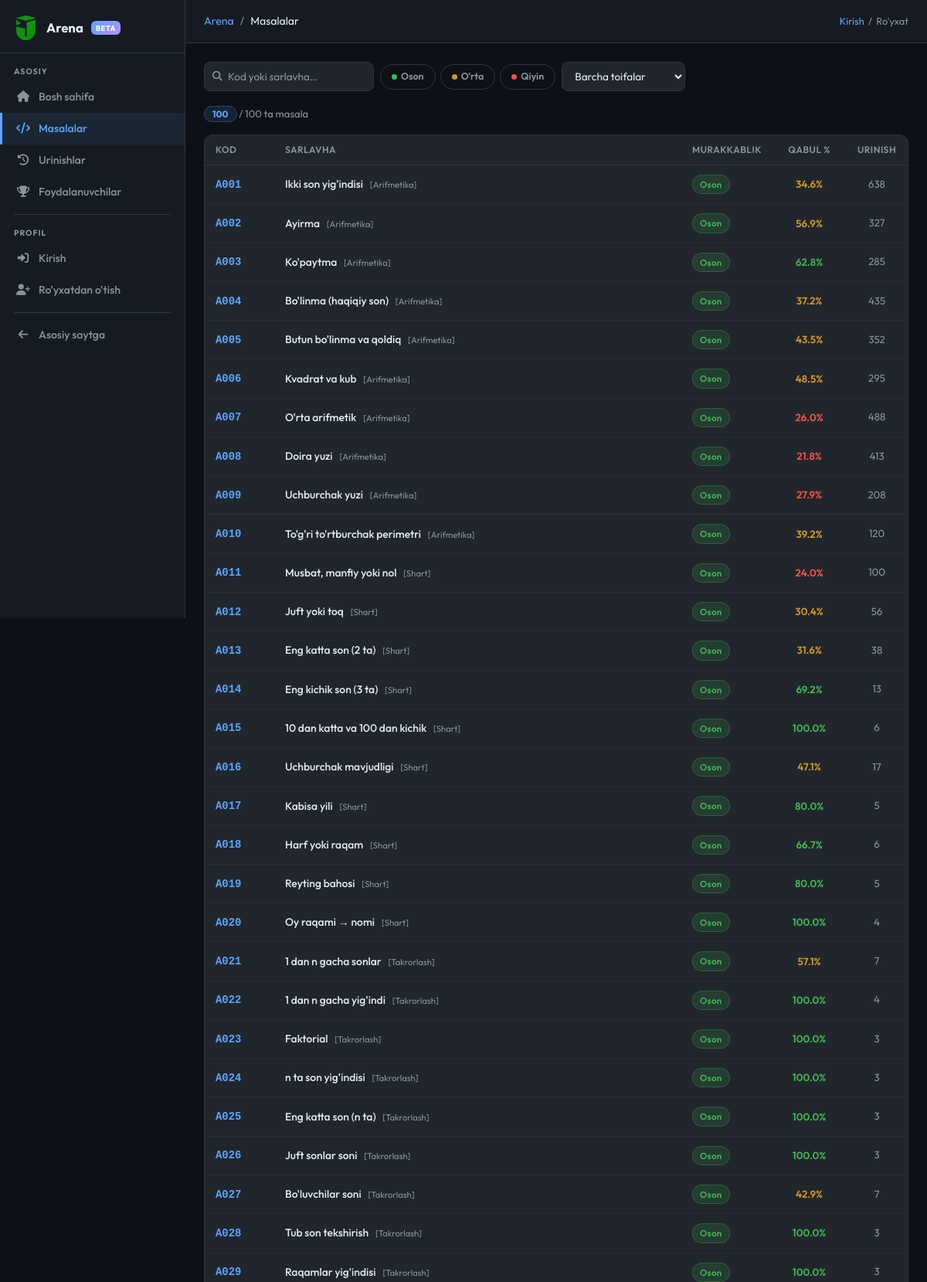
Screenshot of /arena/problems (upper part) with the database file from the repository.
### models.py (models this page shows)
class ArenaProblem(db.Model):
    __tablename__ = 'arena_problems'
    id = db.Column(db.Integer, primary_key=True)
    code = db.Column(db.String(10), unique=True, nullable=False)  # A001, M005
    title = db.Column(db.String(200), nullable=False)
    description = db.Column(db.Text, nullable=False)
    input_format = db.Column(db.Text, default='')
    output_format = db.Column(db.Text, default='')
    constraints = db.Column(db.Text, default='')
    examples = db.Column(db.Text, default='[]')  # JSON: [{input, output, explanation}]
    hidden_tests = db.Column(db.Text, default='[]')  # JSON: [{input, output}] — foydalanuvchiga ko'rsatilmaydi
    difficulty = db.Column(db.String(10), default='easy')   # easy / medium / hard
    category = db.Column(db.String(50), default='general')
    correct_answer = db.Column(db.Text, default='')          # for auto-grading
    time_limit = db.Column(db.Float, default=1.0)            # seconds (display)
    memory_limit = db.Column(db.Integer, default=256)        # MB (display)
    is_active = db.Column(db.Boolean, default=True)
    created_at = db.Column(db.DateTime, default=tashkent_now)
    accepted_count = db.Column(db.Integer, default=0)
    submission_count = db.Column(db.Integer, default=0)
    submissions = db.relationship('ArenaSubmission', backref='problem', lazy='dynamic')
    __table_args__ = (
        db.Index('ix_arena_problem_difficulty', 'difficulty'),
        db.Index('ix_arena_problem_category', 'category'),
        db.Index('ix_arena_problem_active', 'is_active'),
    )

### routes/arena.py (the view)
@arena_bp.route('/problems')
def problems():
    diff     = request.args.get('diff', '')
    cat      = request.args.get('cat', '')
    status_f = request.args.get('status', '')   # solved / unsolved / ''
    search   = request.args.get('q', '').strip()
    q = ArenaProblem.query.filter_by(is_active=True)
    if diff in ('easy', 'medium', 'hard'):
        q = q.filter_by(difficulty=diff)
    if cat:
        q = q.filter_by(category=cat)
    if search:
        q = q.filter(ArenaProblem.title.ilike(f'%{search}%') |
                     ArenaProblem.code.ilike(f'%{search}%'))
    q = q.order_by(ArenaProblem.code)
    all_problems = q.all()
    uid = session.get('arena_user_id')
    solved_ids   = _accepted_set(uid) if uid else set()
    attempted_ids = (_attempted_set(uid) - solved_ids) if uid else set()
    if status_f == 'solved':
        all_problems = [p for p in all_problems if p.id in solved_ids]
    elif status_f == 'unsolved':
        all_problems = [p for p in all_problems if p.id not in solved_ids]
    cats = (db.session.query(ArenaProblem.category)
            .filter_by(is_active=True)
            .distinct()
            .order_by(ArenaProblem.category).all())
    categories = [c[0] for c in cats if c[0]]
    return render_template('arena/problems.html',
                           problems=all_problems,
                           solved_ids=solved_ids,
                           attempted_ids=attempted_ids,
                           categories=categories,
                           current_diff=diff,
                           current_cat=cat,
                           current_status=status_f,
                           search=search)

### routes/arena.py (called while the page is built)
def _current_user():
    uid = session.get('arena_user_id')
    if not uid:
        return None
    return ArenaUser.query.get(uid)

def _is_arena_admin():
    u = _current_user()
    return u is not None and u.username.lower() == ARENA_ADMIN_USERNAME

@arena_bp.context_processor
def _inject():
    u = _current_user()
    if u:
        u.last_seen = tashkent_now()
        try:
            db.session.commit()
        except Exception:
            db.session.rollback()
    return dict(arena_user=u, is_arena_admin=_is_arena_admin())

### templates/arena/problems.html (shortened to what this page needs)
{% extends "arena/base.html" %}
{% block breadcrumb %}<li class="breadcrumb-item active">Masalalar</li>{% endblock %}
{% block content %}
<div class="filter-bar">
  <div class="search-wrap">
    <input class="ar-filter-input" id="fSearch" type="text"
           placeholder="Kod yoki sarlavha…" style="width:220px;"
           value="{{ search }}" autocomplete="off">
  </div>
  <div class="diff-pills">
    <button class="diff-pill" data-diff="easy"
            data-active="{{ '1' if current_diff=='easy' else '0' }}">
      <span style="width:7px;height:7px;border-radius:50%;background:var(--ar-green);display:inline-block;"></span>
      Oson
    </button>
    <button class="diff-pill" data-diff="medium"
            data-active="{{ '1' if current_diff=='medium' else '0' }}">
      <span style="width:7px;height:7px;border-radius:50%;background:var(--ar-yellow);display:inline-block;"></span>
      O'rta
    </button>
    <button class="diff-pill" data-diff="hard"
            data-active="{{ '1' if current_diff=='hard' else '0' }}">
      <span style="width:7px;height:7px;border-radius:50%;background:var(--ar-red);display:inline-block;"></span>
      Qiyin
    </button>
  </div>
  {% if categories %}
  <select class="ar-filter-input" id="fCat" style="width:160px;">
    <option value="">Barcha toifalar</option>
  </select>
  {% endif %}
</div>
<div class="d-flex align-items-center gap-3 mb-3" style="font-size:.82rem; color:var(--ar-muted);">
  <span>
    <span id="visibleCount" class="count-badge">{{ problems|length }}</span>
    / {{ problems|length }} ta masala
  </span>
</div>
<div class="ar-card">
  <table class="ar-table" id="problemTable">
    <thead><tr>
      <th style="width:90px">Kod</th>
      <th>Sarlavha</th>
      <th style="width:115px">Murakkablik</th>
      <th style="width:95px; text-align:center">Qabul %</th>
      <th style="width:80px; text-align:center">Urinish</th>
    </tr></thead>
    <tbody id="problemBody">
    {% for p in problems %}
    <tr data-diff="{{ p.difficulty }}"
        data-cat="{{ p.category|lower }}"
        data-code="{{ p.code|lower }}"
        data-title="{{ p.title|lower }}"
        data-solved="{% if p.id in solved_ids %}solved{% elif p.id in attempted_ids %}attempted{% else %}none{% endif %}">
      <td>
        <a href="{{ url_for('arena.problem_detail', pid=p.id) }}"
           class="code-link"
           style="font-family:'Courier New',monospace; font-weight:700;
                  color:{% if p.id in solved_ids %}var(--ar-green){% elif p.id in attempted_ids %}var(--ar-red){% else %}var(--ar-primary){% endif %};
                  text-decoration:none;">
          {{ p.code }}
        </a>
      </td>
      <td>
        <a href="{{ url_for('arena.problem_detail', pid=p.id) }}"
           class="title-link"
           style="color:var(--ar-text); text-decoration:none; font-weight:500;">
          {{ p.title }}
        </a>
        {% if p.category %}
        <span class="cat-tag" style="font-size:.7rem; color:var(--ar-muted); margin-left:6px;">[{{ p.category }}]</span>
        {% endif %}
      </td>
      <td>
        <span class="ar-badge badge-{{ p.difficulty }}">
          {% if p.difficulty == 'easy' %}Oson{% elif p.difficulty == 'medium' %}O'rta{% else %}Qiyin{% endif %}
        </span>
      </td>
      <td style="text-align:center;">
        {% if p.submission_count %}
          {% set pct = (p.accepted_count / p.submission_count * 100)|round(1) %}
          <span style="color:{% if pct >= 60 %}var(--ar-green){% elif pct >= 30 %}var(--ar-yellow){% else %}var(--ar-red){% endif %}; font-weight:600; font-size:.83rem;">{{ pct }}%</span>
        {% else %}
          <span style="color:var(--ar-muted); font-size:.8rem;">—</span>
        {% endif %}
      </td>
      <td style="text-align:center; color:var(--ar-muted); font-size:.83rem;">{{ p.submission_count }}</td>
    </tr>
    {% endfor %}
    </tbody>
  </table>
</div>
{% endblock %}

### templates/arena/base.html (style rules this page uses)
:root { --ar-bg: #0d1117; --ar-surface: #161b22; --ar-card: #21262d; --ar-border: #30363d; --ar-text: #e6edf3; --ar-muted: #8b949e; --ar-primary: #58a6ff; --ar-green: #3fb950; --ar-red: #f85149; --ar-yellow: #d29922; --ar-purple: #bc8cff; --ar-orange: #ffa657; --sidebar-w: 240px; }
* { box-sizing: border-box; }
body { font-family: 'Outfit', sans-serif; background: var(--ar-bg); color: var(--ar-text); min-height: 100vh; margin: 0; }
.ar-topbar .breadcrumb-item + .breadcrumb-item::before { color: var(--ar-muted); }
.ar-card { background: var(--ar-card); border: 1px solid var(--ar-border); border-radius: 12px; overflow: hidden; }
.badge-easy { background: rgba(63,185,80,.15); color: var(--ar-green); border: 1px solid rgba(63,185,80,.3); }
.ar-badge { display: inline-flex; align-items: center; padding: 3px 9px; border-radius: 20px; font-size: 0.72rem; font-weight: 600; letter-spacing: 0.3px; }
.ar-table { width: 100%; border-collapse: collapse; font-size: 0.87rem; }
.ar-table th { padding: 10px 14px; color: var(--ar-muted); font-weight: 600; font-size: 0.75rem; text-transform: uppercase; letter-spacing: 0.5px; border-bottom: 1px solid var(--ar-border); white-space: nowrap; }
.ar-table td { padding: 12px 14px; border-bottom: 1px solid rgba(48,54,61,.5); vertical-align: middle; }

### templates/arena/problems.html (style rules this page uses)
.filter-bar { display:flex; flex-wrap:wrap; gap:8px; margin-bottom:20px; align-items:center; }
.ar-filter-input { background: var(--ar-card); border: 1px solid var(--ar-border); border-radius: 8px; color: var(--ar-text); padding: 8px 12px; font-family: 'Outfit', sans-serif; font-size: .85rem; outline: none; transition: border-color .15s; cursor: pointer; }
.ar-filter-input::placeholder { color: var(--ar-muted); }
.ar-filter-input option { background: var(--ar-card); color: var(--ar-text); }
.diff-pills { display:flex; gap:6px; }
.diff-pill { display: inline-flex; align-items: center; gap: 5px; padding: 6px 14px; border-radius: 20px; font-size: .78rem; font-weight: 600; border: 1px solid var(--ar-border); background: transparent; color: var(--ar-muted); cursor: pointer; transition: all .15s; user-select: none; }
.search-wrap { position: relative; }
.search-wrap input { padding-left: 30px !important; }
.count-badge { background: rgba(88,166,255,.12); border: 1px solid rgba(88,166,255,.25); color: var(--ar-primary); border-radius: 20px; padding: 2px 10px; font-size: .75rem; font-weight: 700; }

### rows the page displays
ArenaProblem: code "A001", title "Ikki son yig'indisi", category "Arifmetika", difficulty "Oson", pct "34.6", submission_count "638"
ArenaProblem: code "A002", title "Ayirma", category "Arifmetika", difficulty "Oson", pct "56.9", submission_count "327"
ArenaProblem: code "A003", title "Ko'paytma", category "Arifmetika", difficulty "Oson", pct "62.8", submission_count "285"
ArenaProblem: code "A004", title "Bo'linma (haqiqiy son)", category "Arifmetika", difficulty "Oson", pct "37.2", submission_count "435"
ArenaProblem: code "A005", title "Butun bo'linma va qoldiq", category "Arifmetika", difficulty "Oson", pct "43.5", submission_count "352"
ArenaProblem: code "A006", title "Kvadrat va kub", category "Arifmetika", difficulty "Oson", pct "48.5", submission_count "295"
ArenaProblem: code "A007", title "O'rta arifmetik", category "Arifmetika", difficulty "Oson", pct "26.0", submission_count "488"
ArenaProblem: code "A008", title "Doira yuzi", category "Arifmetika", difficulty "Oson", pct "21.8", submission_count "413"
ArenaProblem: code "A009", title "Uchburchak yuzi", category "Arifmetika", difficulty "Oson", pct "27.9", submission_count "208"
ArenaProblem: code "A010", title "To'g'ri to'rtburchak perimetri", category "Arifmetika", difficulty "Oson", pct "39.2", submission_count "120"
ArenaProblem: code "A011", title "Musbat, manfiy yoki nol", category "Shart", difficulty "Oson", pct "24.0", submission_count "100"
ArenaProblem: code "A012", title "Juft yoki toq", category "Shart", difficulty "Oson", pct "30.4", submission_count "56"
ArenaProblem: code "A013", title "Eng katta son (2 ta)", category "Shart", difficulty "Oson", pct "31.6", submission_count "38"
ArenaProblem: code "A014", title "Eng kichik son (3 ta)", category "Shart", difficulty "Oson", pct "69.2", submission_count "13"
ArenaProblem: code "A015", title "10 dan katta va 100 dan kichik", category "Shart", difficulty "Oson", pct "100.0", submission_count "6"
ArenaProblem: code "A016", title "Uchburchak mavjudligi", category "Shart", difficulty "Oson", pct "47.1", submission_count "17"
ArenaProblem: code "A017", title "Kabisa yili", category "Shart", difficulty "Oson", pct "80.0", submission_count "5"
ArenaProblem: code "A018", title "Harf yoki raqam", category "Shart", difficulty "Oson", pct "66.7", submission_count "6"
ArenaProblem: code "A019", title "Reyting bahosi", category "Shart", difficulty "Oson", pct "80.0", submission_count "5"
ArenaProblem: code "A020", title "Oy raqami → nomi", category "Shart", difficulty "Oson", pct "100.0", submission_count "4"
ArenaProblem: code "A021", title "1 dan n gacha sonlar", category "Takrorlash", difficulty "Oson", pct "57.1", submission_count "7"
ArenaProblem: code "A022", title "1 dan n gacha yig'indi", category "Takrorlash", difficulty "Oson", pct "100.0", submission_count "4"
ArenaProblem: code "A023", title "Faktorial", category "Takrorlash", difficulty "Oson", pct "100.0", submission_count "3"
ArenaProblem: code "A024", title "n ta son yig'indisi", category "Takrorlash", difficulty "Oson", pct "100.0", submission_count "3"
ArenaProblem: code "A025", title "Eng katta son (n ta)", category "Takrorlash", difficulty "Oson", pct "100.0", submission_count "3"
ArenaProblem: code "A026", title "Juft sonlar soni", category "Takrorlash", difficulty "Oson", pct "100.0", submission_count "3"
ArenaProblem: code "A027", title "Bo'luvchilar soni", category "Takrorlash", difficulty "Oson", pct "42.9", submission_count "7"
ArenaProblem: code "A028", title "Tub son tekshirish", category "Takrorlash", difficulty "Oson", pct "100.0", submission_count "3"
ArenaProblem: code "A029", title "Raqamlar yig'indisi", category "Takrorlash", difficulty "Oson", pct "100.0", submission_count "3"

### other values shown
{{ problems|length }} "100"
